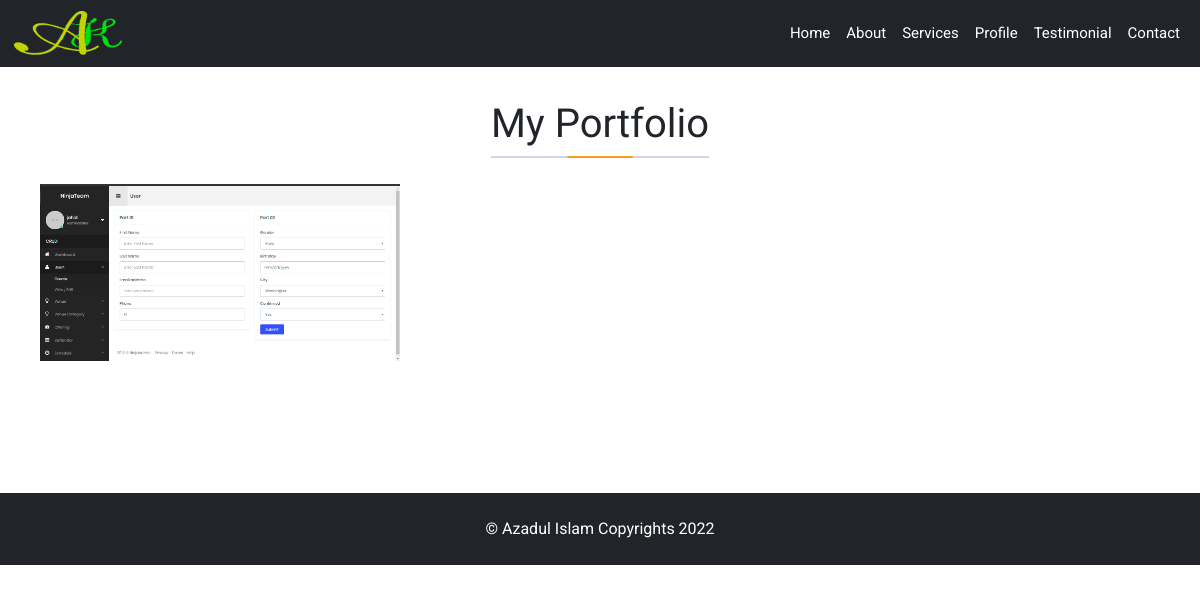
The page /portfolio/ on the database its author committed.
### main/models.py (models this page shows, shortened)
class Portfolio(models.Model):
    title = models.CharField(max_length=100, blank=False, unique=True)
    description = models.TextField(blank=False)
    image = models.FileField(upload_to='portfolio/', blank=False)

class SiteSetting(models.Model):
    title = models.CharField(max_length=255, blank=False)
    primary_color = ColorField(format='hexa',blank=False)
    copy_right = models.CharField(max_length=255, blank=False)
    banner_bg = models.FileField(upload_to='site/', blank=False)
    skill_bg = models.FileField(upload_to='site/', blank=False)
    summery_bg = models.FileField(upload_to='site/', blank=False)
    testimonial_bg = models.FileField(upload_to='site/', blank=False)
    contact_bg = models.FileField(upload_to='site/', blank=False)
    site_logo = models.FileField(upload_to='site/', blank=False)
    created_at = models.DateTimeField(default=datetime.datetime.now(), null=True)

### main/views.py (the view)
# urls.py: path('portfolio/', views.portfolio, name='portfolio'),
def portfolio(request):
    current_url = resolve(request.path_info).url_name
    administrator = Administrator.objects.all()[0]
    site = SiteSetting.objects.all()[0]
    if current_url in pages:
        class_name = 'bg-dark'
    else:
        class_name = ''
    title = "Portfolios"
    context = {
        "title":title,
        'class_name' : class_name,
        'admin': administrator,
        "site": site,
        'portfolios' : portfolios,
    }
    return render(request, 'portfolio.html', context)

### main/templates/portfolio.html (shortened to what this page needs)
{% extends 'base.html' %} {% block title %} {{ title }} {% endblock %}
{% block content %} {% load static %}
<section id="portfolio">
  <div class="container">
    <div class="portfolio-con text-center">
      <h1 class="portfolio-title">my portfolio</h1>
      <div class="row my-3">
        {% for portfolio in portfolios %}
        <div class="col-md-4 col-sm-6 mb-3">
          <div
            class="port-image"
            data-image="{{ portfolio.image.url }}"
            data-title="{{ portfolio.title }}"
            data-desc="{{ portfolio.description }}"
          >
            <img
              src="{{ portfolio.image.url }}"
              class="img-fluid portImg"
              alt="portfolio image"
            />
          </div>
        </div>
        {% endfor %}
      </div>
    </div>
  </div>
</section>
{% endblock %}

### templates/base.html (shortened to what this page needs)
{% load static %}
<!DOCTYPE html>
<html lang="en">
  <head>
    <link
      rel="stylesheet"
      href=" {% static 'bootstrap\css\bootstrap.min.css' %} "
    />
    <link rel="stylesheet" href=" {% static 'css/style.css' %} " />
    <link
      rel="stylesheet"
      href="https://use.fontawesome.com/releases/v5.14.0/css/all.css"
    />
    <link rel="stylesheet" href="{% static 'css\owl.carousel.min.css' %} " />
    <link
      rel="stylesheet"
      href=" {% static 'css\owl.theme.default.min.css' %}"
    />
    <link rel="stylesheet" href="{% static 'css/custom.css' %} " />
    <link rel="stylesheet" href="{% static 'sass/style.css' %} " />
  </head>
  <body>
    <section
      id="fixdNav"
      class=" {% if class_name %} {{ class_name }} {% endif %}"
    >
      <div class="container-fluid">
        <nav id="mainnav" class="navbar navbar-expand-lg navbar-dark">
          <a class="navbar-brand py-0" href="#"
            ><img
              width="110px"
              class="img-fluid"
              src="{% static 'image/uploads/logo.png' %}"
              alt="logo"
          /></a>
          <div class="collapse navbar-collapse" id="navbarSupportedContent">
            <ul class="navbar-nav ms-auto text-center">
              <li class="nav-item">
                <a
                  class="nav-link text-capitalize <?= $page=='index.php'?'activelink':''?>"
                  href="{% url 'home' %}"
                  >Home</a
                >
              </li>
              <li class="nav-item">
                <a
                  class="nav-link text-capitalize <?= $page=='about.php'?'activelink':''?>"
                  href="#about"
                  >about</a
                >
              </li>
              <li class="nav-item">
                <a
                  class="nav-link text-capitalize <?= $page=='service.php'?'activelink':''?>"
                  href="#service"
                  >services</a
                >
              </li>
              <li class="nav-item">
                <a
                  class="nav-link text-capitalize <?= $page=='portfolio.php'?'activelink':''?>"
                  href="{% url 'profile' %}"
                  >Profile</a
                >
              </li>
              <li class="nav-item">
                <a
                  class="nav-link text-capitalize <?= $page=='review.php'?'activelink':''?>"
                  href="#testimonial"
                  >Testimonial</a
                >
              </li>
              <li class="nav-item">
                <a
                  class="nav-link text-capitalize <?= $page=='contact.php'?'activelink':''?>"
                  href="#contact"
                  >contact</a
                >
              </li>
            </ul>
          </div>
        </nav>
      </div>
    </section>
    {% block content %}{% endblock %}
    <footer id="footer" class="bg-dark text-white py-4">
      <div class="container">
        <div class="row">
          <div class="col-md-12 text-center text-capitalize">
            <p class="m-0">{{ site.copy_right }}</p>
          </div>
        </div>
      </div>
    </footer>
  </body>
</html>

### static/css/style.css (style rules this page uses)
a { text-decoration: none; }

### static/sass/style.css (style rules this page uses)
.after-content, .sec-title::after, #service .service-content .titleText::after, #portfolio .portfolio-con .portfolio-title::after, #gallery .gall-con .gal-title::after, #testimonial .tstmn-con .test-title::after, #blog .blog-con .blogTitle::after, #contact .contact-con .conTitle::after, #review .review-con .review-title::after, #thanks h1.th-title::after, .sec-title::before, #service .service-content .titleText::before, #portfolio .portfolio-con .portfolio-title::before, #gallery .gall-con .gal-title::before, #testimonial .tstmn-con .test-title::before, #blog .blog-con .blogTitle::before, #contact .contact-con .conTitle::before, #review .review-con .review-title::before, #thanks h1.th-title::before, .sec-title:hover::before, #about .abtContent .about-text h1.title::after, #about .abtContent .about-text h1.title::before, #about .abtContent .about-text h1.title:hover::before, #skille .skille-title h1.titleText::after, #skille .skille-title h1.titleText::before, #skille .skille-title h1.titleText:hover::before, #service .service-content .srvdiv h3.srv-title::after, #service .service-content .srvdiv:hover h3.srv-title::after { content: ""; height: 100%; width: 100%; border-bottom: 2px solid #ced6e0; position: absolute; left: 0; right: 0; bottom: 0; }
.alltitle, .sec-title, #service .service-content .titleText, #portfolio .portfolio-con .portfolio-title, #gallery .gall-con .gal-title, #testimonial .tstmn-con .test-title, #blog .blog-con .blogTitle, #contact .contact-con .conTitle, #review .review-con .review-title, #thanks h1.th-title, #about .abtContent .about-text h1.title, #about h2.title, #skille .skille-title h1.titleText, #service .service-content .srvdiv h3.srv-title, #blog .blog-con .blog-div .blog-title, #post .post-con h2 { font-weight: 400; padding-bottom: 10px; display: inline-block; margin-bottom: 10px; position: relative; font-family: "Josefin Sans", sans-serif; -webkit-transition: 2s ease; transition: 2s ease; text-transform: capitalize; }
.col-md-4, .col-md-3 { padding: 0 10px; }
.sec-title::before, #service .service-content .titleText::before, #portfolio .portfolio-con .portfolio-title::before, #gallery .gall-con .gal-title::before, #testimonial .tstmn-con .test-title::before, #blog .blog-con .blogTitle::before, #contact .contact-con .conTitle::before, #review .review-con .review-title::before, #thanks h1.th-title::before { border-bottom: 2px solid var(--primary-color); -webkit-transform: scaleX(0.3); transform: scaleX(0.3); z-index: 1; -webkit-transition: 0.3s ease; transition: 0.3s ease; }
body { margin: 0; padding: 0; font-family: "Roboto", sans-serif; }
#fixdNav { position: absolute; z-index: 100; width: 100%; -webkit-transition: all 0.3s ease; transition: all 0.3s ease; top: 0; }
#fixdNav nav#mainnav { position: relative; }
#fixdNav nav#mainnav div.navbar-collapse ul.navbar-nav li.nav-item a.nav-link { color: #fff; -webkit-transition: 0.5s ease; transition: 0.5s ease; font-weight: 400; font-size: 15px; }
.prt, #portfolio .portfolio-con .port-image::after, #portfolio .portfolio-con .port-image::before { content: "Azad"; width: 100%; height: 50%; background: #ecf0f1; position: absolute; font-family: "Josefin Sans", sans-serif; -webkit-transition: 0.5s ease; transition: 0.5s ease; }
#portfolio { padding: 100px 0px; }
#portfolio .portfolio-con .port-image { position: relative; outline: 4px solid transparent; overflow: hidden; cursor: pointer; -webkit-transition: 0.5s ease; transition: 0.5s ease; }
#portfolio .portfolio-con .port-image::after { right: 100%; top: 0%; font-size: 2rem; padding-top: 10%; content: attr(data-title); }
#portfolio .portfolio-con .port-image::before { left: 100%; bottom: 0%; font-size: 1rem; content: attr(data-desc); }

### rows shown on the page
Portfolio: image (picture)
SiteSetting: copy_right "© Azadul Islam Copyrights 2022"
